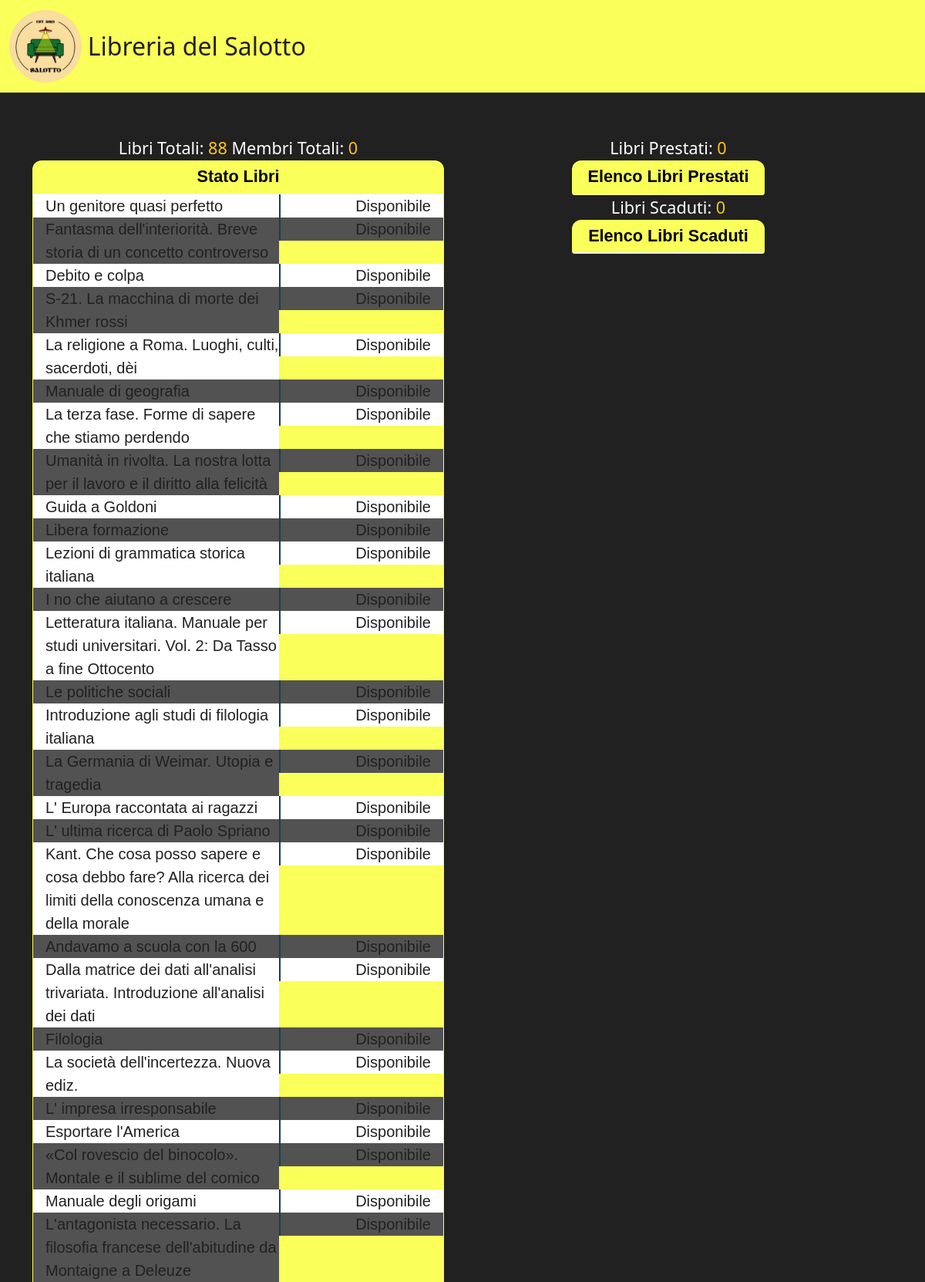
Screenshot of /libreria/stats_libreria (upper part) with the database file from the repository.
### libreria/models.py (models this page shows, shortened)
class Libro(models.Model):
    book_id = models.CharField(max_length=13, validators=[MinLengthValidator(13)], primary_key=True)
    image = models.ImageField(upload_to='media/', blank=True, null=True, default="./static/libreria/libro.png", validators=[validate_image])
    title = models.CharField(max_length=500)
    author = models.CharField(max_length=200)
    category = models.CharField(max_length=500, default='')
    shelf = models.CharField(max_length=3, default='999')
    is_borrowed = models.BooleanField(default=False)
    is_expired = models.BooleanField(default=False)
    member = models.ForeignKey(Membro, on_delete=models.SET_NULL, null=True, blank=True, related_name='books')
    def __str__(self) -> str:
        return self.title

### libreria/views.py (the view)
# urls.py: path('stats_libreria', views.statistiche_libreria, name='stats_library'),       # Stats library page
def statistiche_libreria(request):
    members = list(Membro.objects.all())
    books = list(Libro.objects.all())
    n_members = len(members)
    n_books = len(books)
    books_borrowed = [libro for libro in books if libro.is_borrowed]
    books_expired = [libro for libro in books if libro.is_expired]
    context = {'membri':members, 'libri':books, 'n_membri':n_members, 'n_libri':n_books, 'libri_prestati':books_borrowed, 'n_libri_prestati':len(books_borrowed)}
    context['libri_scaduti'] = books_expired
    context['n_libri_scaduti'] =len(books_expired)
    return render(request, 'libreria/stats_libreria.html', context)

### libreria/templates/libreria/stats_libreria.html (shortened to what this page needs)
{% extends 'libreria/common.html'%}
{% block content %}
    <div class="container">
        <div class="row" style="display: inline-flex; width:100%">
            <div class="col-sm" style="margin-top: 5%;">
                <center style="font-size:1.35rem;">
                    Libri Totali: <a style="color: #ffc720">{{ n_libri }}</a>
                    Membri Totali:  <a style="color: #ffc720">{{ n_membri }}</a>
                </center>
                <div class="tab" style="width:100%">
                    <div class="tab__title">Stato Libri</div>
                    <div class="tab__data">
                        <div class="tab__center">
                            {% for l in libri %}
                                <div class="item__left">{{l}} </div>
                                <div class="item__right">
                                    {% if l.is_borrowed and l.is_expired %}
                                        Scaduto & Presatto
                                    {% elif l.is_expired %}
                                        Scaduto
                                    {% elif l.is_borrowed %}
                                        Prestato
                                    {% else %}
                                        Disponibile
                                    {% endif %}
                                </div>
                            {% endfor %}
                        </div>
                    </div>
                </div>
            </div>
            <div class="col-sm" style="margin-top:5%">
                <center>
                    <a style="font-size:1.35rem;">Libri Prestati: <a style="color: #ffc720; font-size:1.35rem;">{{ n_libri_prestati }}</a></a>
                    <div class="tab">
                        <div class="tab__title">Elenco Libri Prestati</div>
                        <div class="tab__data">
                        </div>
                    </div>
                     <a style="font-size:1.35rem;">Libri Scaduti: <a style="color: #ffc720; font-size:1.35rem;">{{ n_libri_scaduti }}</a></a>
                    <div class="tab">
                        <div class="tab__title">Elenco Libri Scaduti</div>
                        <div class="tab__data">
                        </div>
                    </div>
                </center>
            </div>
        </div>
    </div>
{% endblock %}

### libreria/static/libreria/style.css (style rules this page uses)
body { background-color: #212121; color:rgb(255, 255, 255); }
.row { display: contents; width: 100%; justify-content: center; }
.tab { width: 250px; background: rgb(250, 255, 89);; font-family: arial, sans-serif; border-top-left-radius: 12px; border-top-right-radius: 12px; border-bottom-left-radius: 4px; border-bottom-right-radius: 4px; overflow: hidden; }
.tab__title { text-align: center; color: rgb(0, 0, 0); font-weight: bold; padding: 5px 10px; border-bottom: 1px solid rgb(240, 240, 240); font-size: 1.35rem; }
.tab__data { font-size: 1.25rem; display: flex; justify-content: space-between; border-right: 1px solid rgb(250, 255, 89); border-left: 1px solid rgb(250, 255, 89); border-bottom: 1px solid rgb(250, 255, 89); }
.tab__center { width:100%; text-align: center; }
.item__right { width:40%; color: #212121; background-color: white; padding-right: 0.8em; border-left: 2px solid rgb(17, 66, 75); text-align: end; float:right; }
.item__left { width:60%; color: #212121; background-color: white; padding-left: 0.8em; text-align: start; float:left; }
.item__left:nth-of-type(4n+3) { background: rgb(82, 82, 82); }
.item__right:nth-of-type(4n+4) { background: rgb(82, 82, 82); }

### rows the page displays
Libro: title "Un genitore quasi perfetto", is_borrowed "Disponibile"
Libro: title "Fantasma dell'interiorità. Breve storia di un concetto controverso", is_borrowed "Disponibile"
Libro: title "Debito e colpa", is_borrowed "Disponibile"
Libro: title "S-21. La macchina di morte dei Khmer rossi", is_borrowed "Disponibile"
Libro: title "La religione a Roma. Luoghi, culti, sacerdoti, dèi", is_borrowed "Disponibile"
Libro: title "Manuale di geografia", is_borrowed "Disponibile"
Libro: title "La terza fase. Forme di sapere che stiamo perdendo", is_borrowed "Disponibile"
Libro: title "Umanità in rivolta. La nostra lotta per il lavoro e il diritto alla felicità", is_borrowed "Disponibile"
Libro: title "Guida a Goldoni", is_borrowed "Disponibile"
Libro: title "Libera formazione", is_borrowed "Disponibile"
Libro: title "Lezioni di grammatica storica italiana", is_borrowed "Disponibile"
Libro: title "I no che aiutano a crescere", is_borrowed "Disponibile"
Libro: title "Letteratura italiana. Manuale per studi universitari. Vol. 2: Da Tasso a fine Ottocento", is_borrowed "Disponibile"
Libro: title "Le politiche sociali", is_borrowed "Disponibile"
Libro: title "Introduzione agli studi di filologia italiana", is_borrowed "Disponibile"
Libro: title "La Germania di Weimar. Utopia e tragedia", is_borrowed "Disponibile"
Libro: title "L' Europa raccontata ai ragazzi", is_borrowed "Disponibile"
Libro: title "L' ultima ricerca di Paolo Spriano", is_borrowed "Disponibile"
Libro: title "Kant. Che cosa posso sapere e cosa debbo fare? Alla ricerca dei limiti della conoscenza umana e della morale", is_borrowed "Disponibile"
Libro: title "Andavamo a scuola con la 600", is_borrowed "Disponibile"
Libro: title "Dalla matrice dei dati all'analisi trivariata. Introduzione all'analisi dei dati", is_borrowed "Disponibile"
Libro: title "Filologia", is_borrowed "Disponibile"
Libro: title "La società dell'incertezza. Nuova ediz.", is_borrowed "Disponibile"
Libro: title "L' impresa irresponsabile", is_borrowed "Disponibile"
Libro: title "Esportare l'America", is_borrowed "Disponibile"
Libro: title "«Col rovescio del binocolo». Montale e il sublime del comico", is_borrowed "Disponibile"
Libro: title "Manuale degli origami", is_borrowed "Disponibile"
Libro: title "L'antagonista necessario. La filosofia francese dell'abitudine da Montaigne a Deleuze", is_borrowed "Disponibile"

### other values shown
{{ n_libri }} "88"
{{ n_membri }} "0"
{{ n_libri_prestati }} "0"
{{ n_libri_scaduti }} "0"
